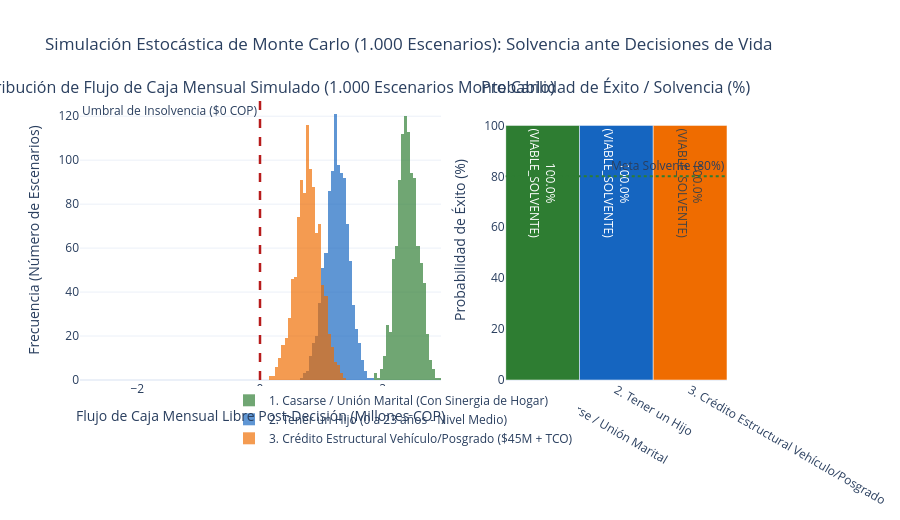

The notebook cell saved with this chart:
### Code cell
# Generación de las 1.000 trayectorias de Monte Carlo para visualizar la distribución completa en Plotly
registros_mc = []
etiquetas_legibles = {
    "CASARSE": "1. Casarse / Unión Marital (Con Sinergia de Hogar)",
    "HIJOS": "2. Tener un Hijo (0 a 23 años - Nivel Medio)",
    "CREDITO": "3. Crédito Estructural Vehículo/Posgrado ($45M + TCO)",
}

for dec in decisiones:
    impacto = resultados_mod5[dec]["impacto_flujo_mensual_inmediato_cop"]
    rng = random.Random(20261110)
    for i in range(1000):
        choque_ingreso = rng.gauss(1.0, 0.08)
        choque_gasto = rng.gauss(1.0, 0.07)
        flujo_neto_simulado = (
            excedente_mensual_actual_cop * choque_ingreso
            - impacto * choque_gasto
            + (liquidez_emergencia_cop / 24.0)
        )
        registros_mc.append({
            "Decisión Vital": etiquetas_legibles[dec],
            "Código": dec,
            "Iteración": i + 1,
            "Flujo de Caja Neto Mensual Post-Decisión (COP)": flujo_neto_simulado,
            "Estado Escenario": "Solvente (Flujo >= $0)" if flujo_neto_simulado >= 0 else "Déficit (Flujo < $0)",
        })

df_mc = pd.DataFrame(registros_mc)

fig_mc = make_subplots(
    rows=1,
    cols=2,
    column_widths=[0.62, 0.38],
    subplot_titles=(
        "Distribución de Flujo de Caja Mensual Simulado (1.000 Escenarios Monte Carlo)",
        "Probabilidad de Éxito / Solvencia (%)",
    ),
)

colores_dec = {
    "CASARSE": "#2E7D32",
    "HIJOS": "#1565C0",
    "CREDITO": "#EF6C00",
}

for dec in decisiones:
    sub = df_mc[df_mc["Código"] == dec]
    fig_mc.add_trace(
        go.Histogram(
            x=sub["Flujo de Caja Neto Mensual Post-Decisión (COP)"] / 1e6,
            name=etiquetas_legibles[dec],
            marker_color=colores_dec[dec],
            opacity=0.68,
            nbinsx=40,
        ),
        row=1,
        col=1,
    )

# Línea de solvencia crítica (Flujo Neto = $0 COP)
fig_mc.add_vline(
    x=0.0,
    line_dash="dash",
    line_color="#B71C1C",
    line_width=2.5,
    annotation_text="Umbral de Insolvencia ($0 COP)",
    annotation_position="top left",
    row=1,
    col=1,
)

# Gráfico de barras de Probabilidad de Éxito Monte Carlo
fig_mc.add_trace(
    go.Bar(
        x=[etiquetas_legibles[d].split(" (")[0] for d in decisiones],
        y=[resultados_mod5[d]["probabilidad_exito_montecarlo_pct"] for d in decisiones],
        text=[f"{resultados_mod5[d]['probabilidad_exito_montecarlo_pct']:.1f}%<br>({resultados_mod5[d]['dictamen_viabilidad']})" for d in decisiones],
        textposition="auto",
        marker_color=[colores_dec[d] for d in decisiones],
        name="Probabilidad de Solvencia (%)",
        showlegend=False,
    ),
    row=1,
    col=2,
)

fig_mc.add_hline(
    y=80.0,
    line_dash="dot",
    line_color="#2E7D32",
    annotation_text="Meta Solvente (80%)",
    row=1,
    col=2,
)

fig_mc.update_layout(
    barmode="overlay",
    title="Simulación Estocástica de Monte Carlo (1.000 Escenarios): Solvencia ante Decisiones de Vida",
    template="plotly_white",
    height=520,
    legend=dict(orientation="h", yanchor="bottom", y=-0.26, xanchor="center", x=0.5),
)
fig_mc.update_xaxes(title_text="Flujo de Caja Mensual Libre Post-Decisión (Millones COP)", row=1, col=1)
fig_mc.update_yaxes(title_text="Frecuencia (Número de Escenarios)", row=1, col=1)
fig_mc.update_yaxes(title_text="Probabilidad de Éxito (%)", range=[0, 110], row=1, col=2)
fig_mc.show()

### Figure 1 — Plotly figure (JSON) as saved in the notebook; plotly's stock layout.template omitted (floating-point values rounded to 4 significant figures; data arrays with more than 128 entries replaced by an {"elided": "..."} marker saying what was removed)
{"data": [{"marker": {"color": "#2E7D32"}, "name": "1. Casarse / Unión Marital (Con Sinergia de Hogar)", "nbinsx": 40, "opacity": 0.68, "type": "histogram", "x": {"elided": "1000 float values"}, "xaxis": "x", "yaxis": "y"}, {"marker": {"color": "#1565C0"}, "name": "2. Tener un Hijo (0 a 23 años - Nivel Medio)", "nbinsx": 40, "opacity": 0.68, "type": "histogram", "x": {"elided": "1000 float values"}, "xaxis": "x", "yaxis": "y"}, {"marker": {"color": "#EF6C00"}, "name": "3. Crédito Estructural Vehículo/Posgrado ($45M + TCO)", "nbinsx": 40, "opacity": 0.68, "type": "histogram", "x": {"elided": "1000 float values"}, "xaxis": "x", "yaxis": "y"}, {"marker": {"color": ["#2E7D32", "#1565C0", "#EF6C00"]}, "name": "Probabilidad de Solvencia (%)", "showlegend": false, "text": ["100.0%<br>(VIABLE_SOLVENTE)", "100.0%<br>(VIABLE_SOLVENTE)", "100.0%<br>(VIABLE_SOLVENTE)"], "textposition": "auto", "type": "bar", "x": ["1. Casarse / Unión Marital", "2. Tener un Hijo", "3. Crédito Estructural Vehículo/Posgrado"], "xaxis": "x2", "y": [100, 100, 100], "yaxis": "y2"}], "layout": {"annotations": [{"font": {"size": 16}, "showarrow": false, "text": "Distribución de Flujo de Caja Mensual Simulado (1.000 Escenarios Monte Carlo)", "x": 0.279, "xanchor": "center", "xref": "paper", "y": 1, "yanchor": "bottom", "yref": "paper"}, {"font": {"size": 16}, "showarrow": false, "text": "Probabilidad de Éxito / Solvencia (%)", "x": 0.829, "xanchor": "center", "xref": "paper", "y": 1, "yanchor": "bottom", "yref": "paper"}, {"showarrow": false, "text": "Umbral de Insolvencia ($0 COP)", "x": 0, "xanchor": "right", "xref": "x", "y": 1, "yanchor": "top", "yref": "y domain"}, {"showarrow": false, "text": "Meta Solvente (80%)", "x": 1, "xanchor": "right", "xref": "x2 domain", "y": 80, "yanchor": "bottom", "yref": "y2"}], "barmode": "overlay", "height": 520, "legend": {"orientation": "h", "x": 0.5, "xanchor": "center", "y": -0.26, "yanchor": "bottom"}, "shapes": [{"line": {"color": "#B71C1C", "dash": "dash", "width": 2.5}, "type": "line", "x0": 0, "x1": 0, "xref": "x", "y0": 0, "y1": 1, "yref": "y domain"}, {"line": {"color": "#2E7D32", "dash": "dot"}, "type": "line", "x0": 0, "x1": 1, "xref": "x2 domain", "y0": 80, "y1": 80, "yref": "y2"}], "title": {"text": "Simulación Estocástica de Monte Carlo (1.000 Escenarios): Solvencia ante Decisiones de Vida"}, "xaxis": {"anchor": "y", "domain": [0, 0.558], "title": {"text": "Flujo de Caja Mensual Libre Post-Decisión (Millones COP)"}}, "xaxis2": {"anchor": "y2", "domain": [0.658, 1]}, "yaxis": {"anchor": "x", "domain": [0, 1], "title": {"text": "Frecuencia (Número de Escenarios)"}}, "yaxis2": {"anchor": "x2", "domain": [0, 1], "range": [0, 110], "title": {"text": "Probabilidad de Éxito (%)"}}}}
